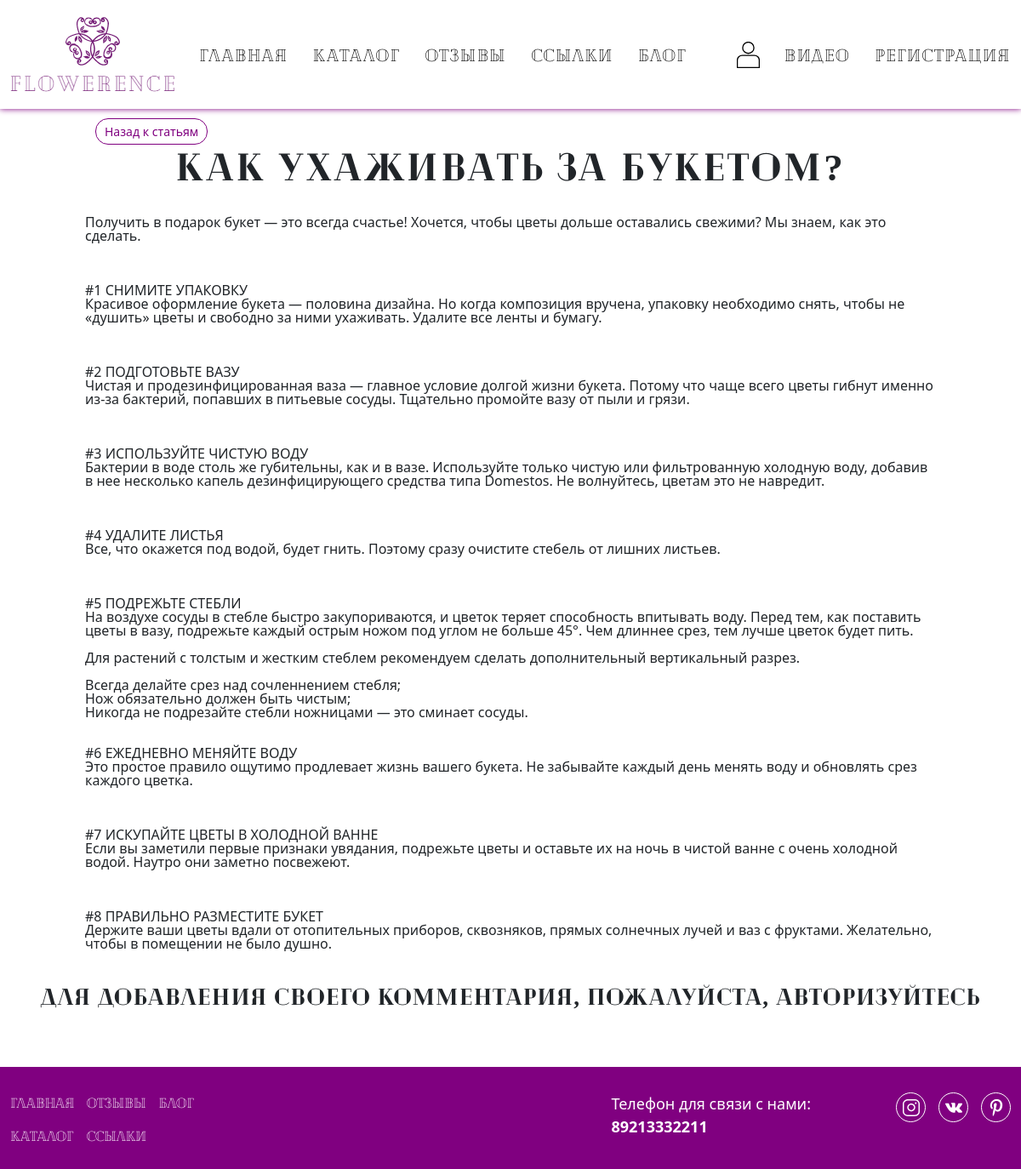
Screenshot of /blogpost/2/ with the database file from the repository.
### app/models.py (models this page shows, shortened)
class Blog(models.Model):
    author = models.ForeignKey(User, null=True, blank=True, on_delete = models.SET_NULL, verbose_name = "Автор")
    title = models.CharField(max_length=100, unique_for_date="posted", verbose_name="Заголовок")
    description = models.TextField(verbose_name="Краткое содержание")
    content = models.TextField(verbose_name="Полное содержание")
    posted = models.DateTimeField(default=datetime.now(), db_index=True, verbose_name="Опубликовано")
    image = models.FileField(default = 'temp.jpg', verbose_name = "Путь к картинке")
    class Meta:
        db_table = "Posts"
        ordering = ["-posted"]
        verbose_name = "статья блога"
        verbose_name_plural = "статьи блога"

### app/views.py (the view)
# urls.py: path('blogpost/<int:parametr>/', views.blogpost, name='blogpost'),
def blogpost(request, parametr):
    assert isinstance(request, HttpRequest)
    post_1 = Blog.objects.get(id=parametr) # запрос на выбор конкретной статьи по параметру
    comments = Comment.objects.filter(post=parametr)
    if request.method == "POST": # после отправки данных формы на сервер методом POST
        form = CommentForm(request.POST)
        if form.is_valid():
            comment_f = form.save(commit=False)
            comment_f.author = request.user # добавляем (так как этого поля нет в форме) в модель Комментария (Comment) в поле автор авторизованного пользователя
            comment_f.date = datetime.now() # добавляем в модель Комментария (Comment) текущую дату
            comment_f.post = Blog.objects.get(id=parametr) # добавляем в модель Комментария (Comment) статью, для которой данный комментарий
            comment_f.save() # сохраняем изменения после добавления полей
            return redirect('blogpost', parametr=post_1.id) # переадресация на ту же страницу статьи после отправки комментария
    else:
        form = CommentForm() # создание формы для ввода комментария
        return render(
        request,
        'app/blogpost.html',
        {
            'post_1': post_1, # передача конкретной статьи в шаблон веб-страницы
            'comments': comments, # передача всех комментариев к данной статье в шаблон веб-страницы
            'form': form, # передача формы добавления комментария в шаблон веб-страницы
            'year':datetime.now().year,
        }
    )

### app/templates/app/blogpost.html (shortened to what this page needs)
﻿{% extends "app/layout.html" %}
{% load staticfiles %}
{% block content %}
    <div class="blogpost">
        <div class="container">
            <a class="btn btn_prev" href="{% url 'blog' %}"> Назад к статьям </a>
            <h2 class="blogpost__header"> {{post_1.title}} </h2>
            <p class="blogpost__content"> {{post_1.content|linebreaksbr}} </p>
            {% if user.is_authenticated %}
                <h2 class="blogpost__comment-header">Добавить комментарий</h2>
                <form method="POST" >{% csrf_token %}
                <div>
                {{form.as_p}}
                <button type="submit" class="save btn btn_submit" > Отправить комментарий </button>
                </div>
                </form>
            {% else %}
                <h2 class="blogpost__comment-header"> Для добавления своего комментария, пожалуйста, авторизуйтесь </h2>
            {% endif %}
        </div>
    </div>
{% endblock %}

### app/templates/app/layout.html (shortened to what this page needs)
﻿<!DOCTYPE html>
<html>
<head>
    {% load staticfiles %}
    <link rel="stylesheet" type="text/css" href="{% static 'css/bootstrap-reboot.min.css' %}" />
    <link rel="stylesheet" type="text/css" href="{% static 'css/bootstrap-grid.min.css' %}" />
    <link rel="stylesheet" type="text/css" href="{% static 'css/fonts.css' %}" />
    <link rel="stylesheet" type="text/css" href="{% static 'css/chief-slider.min.css' %}" />
    <link rel="stylesheet" type="text/css" href="{% static 'css/style.min.css' %}" />
</head>
<body>
    <header class="header">
        <nav>
            <div class="container">
                <ul class="menu">
                    <li class="menu__item">
                        <a class="logo" href="{% url 'home' %}">
                            <img src="{% static 'icons/logo-flowerence.png' %}" alt="logo">
                        </a>
                    </li>
                    <li class="menu__item"><a href="{% url 'home' %}">Главная</a></li>
                    <li class="menu__item"><a href="{% url 'catalog' %}">Каталог</a></li>
                    <li class="menu__item"><a href="{% url 'review' %}">Отзывы</a></li>
                    <li class="menu__item"><a href="{% url 'links' %}">Ссылки</a></li>
                    <li class="menu__item"><a href="{% url 'blog' %}">Блог</a></li>
                    {% include 'app/loginpartial.html' %}
                    <li class="menu__item"><a href="{% url 'videopost' %}">Видео</a></li>
                    {% if not user.is_authenticated %}
                    <li class="menu__item"><a href="{% url 'registration' %}">Регистрация</a></li>
                    {% endif %}
                </ul>
            </div>
        </nav>
    </header>
{% block content %}{% endblock %}
    <footer class="footer">
        <div class="container">
            <div class="footer__wrapper">
                <ul class="menu-footer">
                    <li class="menu-footer__item"><a href="{% url 'home' %}">Главная</a></li>
                    <li class="menu-footer__item"><a href="{% url 'catalog' %}">Каталог</a></li>
                    <li class="menu-footer__item"><a href="{% url 'review' %}">Отзывы</a></li>
                    <li class="menu-footer__item"><a href="#">Ссылки</a></li>
                    <li class="menu-footer__item"><a href="{% url 'blog' %}">Блог</a></li>
                </ul>
                <div class="footer__social">
                    <div>Телефон для связи с нами:<br><a class="footer__phone" href="tel:+79213332211">89213332211</a></div>
                    <a href="#" class="social__item"><img src="{% static 'icons/icon_instagram.svg' %}" alt="instagram"></a>
                    <a href="#" class="social__item"><img src="{% static 'icons/icon_vk.svg' %}" alt="vk"></a>
                    <a href="#" class="social__item"><img src="{% static 'icons/icon_pinterest.svg' %}" alt="pinterest"></a>
                </div>
            </div>
        </div>
    </footer>
</body>
</html>

### app/templates/app/loginpartial.html (shortened to what this page needs)
﻿{% if user.is_authenticated %}
<form id="logoutForm" action="/logout/" method="post">
    {% csrf_token %}
    <ul class="login">
        <li class="login__item">Привет, {{ user.username }}!</li>
        <li class="login__item"><a href="javascript:document.getElementById('logoutForm').submit()">Выйти</a></li>
    </ul>
</form>
{% else %}
    <li class="menu__item"><a href="{% url 'login' %}">
        </a></li>
{% endif %}

### rows the page displays
Blog: title "Как ухаживать за букетом?", content "Получить в подарок букет — это всегда счастье! Хочется, чтобы цветы дольше оставались свежими? Мы знаем, как это сделать. #1 СНИМИТЕ УПАКОВКУ Красивое оформление букета — половина дизайна. Но когда композиция вручена, упаковку необходимо снять, чтобы не «душить» цветы и свободно за ними ухаживать. Удалите все ленты и бумагу. #2 ПОДГОТОВЬТЕ ВАЗУ Чистая и продезинфицированная ваза — главное условие долгой жизни букета. Потому что чаще всего цветы гибнут именно из-за бактерий, попавших в питьевые сосуды. Тщательно промойте вазу от пыли и грязи. #3 ИСПОЛЬЗУЙТЕ ЧИСТУЮ ВОДУ Бактерии в воде столь же губительны, как и в вазе. Используйте только чистую или фильтрованную холодную воду, добавив в нее…"
